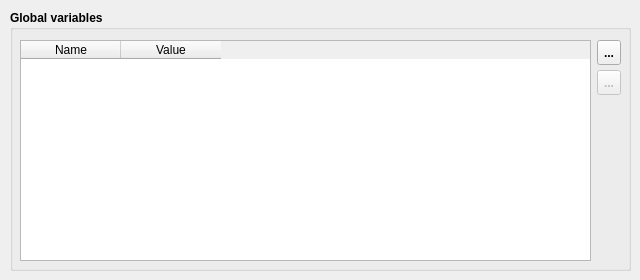
   <widget class="QWidget" name="tab_9">
    <attribute name="title">
     <string>Variables</string>
    </attribute>
    <widget class="QGroupBox" name="gbGlobalVariables">
     <property name="geometry">
      <rect>
       <x>10</x>
       <y>10</y>
       <width>621</width>
       <height>261</height>
      </rect>
     </property>
     <property name="font">
      <font>
       <weight>75</weight>
       <bold>true</bold>
      </font>
     </property>
     <property name="title">
      <string>Global variables</string>
     </property>
     <widget class="QTableWidget" name="twVariables">
      <property name="geometry">
       <rect>
        <x>10</x>
        <y>30</y>
        <width>571</width>
        <height>221</height>
       </rect>
      </property>
      <property name="font">
       <font>
        <weight>50</weight>
        <bold>false</bold>
       </font>
      </property>
      <column>
       <property name="text">
        <string>Name</string>
       </property>
      </column>
      <column>
       <property name="text">
        <string>Value</string>
       </property>
      </column>
     </widget>
     <widget class="QToolButton" name="tbRemoveVariables">
      <property name="enabled">
       <bool>false</bool>
      </property>
      <property name="geometry">
       <rect>
        <x>587</x>
        <y>60</y>
        <width>24</width>
        <height>25</height>
       </rect>
      </property>
      <property name="toolTip">
       <string/>
      </property>
      <property name="statusTip">
       <string>Remove the current row</string>
      </property>
      <property name="text">
       <string>...</string>
      </property>
      <property name="icon">
       <iconset resource="QFEM.qrc">
        <normaloff>:/images/Del.png</normaloff>:/images/Del.png</iconset>
      </property>
     </widget>
     <widget class="QToolButton" name="tbAddVariable">
      <property name="geometry">
       <rect>
        <x>587</x>
        <y>30</y>
        <width>24</width>
        <height>25</height>
       </rect>
      </property>
      <property name="toolTip">
       <string/>
      </property>
      <property name="statusTip">
       <string>Add new row</string>
      </property>
      <property name="text">
       <string>...</string>
      </property>
      <property name="icon">
       <iconset resource="QFEM.qrc">
        <normaloff>:/images/Add.png</normaloff>:/images/Add.png</iconset>
      </property>
     </widget>
    </widget>
   </widget>
